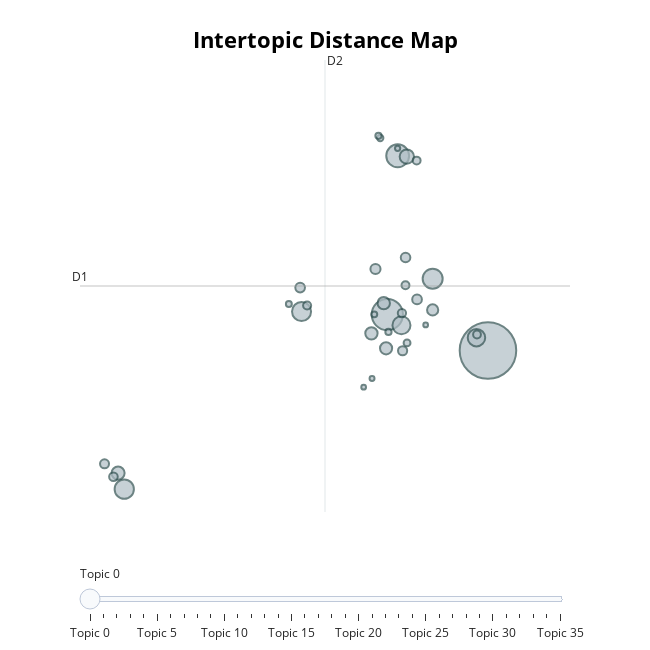

Notebook code cell kept with this figure:
### Code cell
bert_topic_model2.visualize_topics()

### Figure 1 — Plotly figure (JSON) as saved in the notebook; plotly's stock layout.template omitted (floating-point values rounded to 4 significant figures)
{"data": [{"customdata": [[0, "ai | new | news | data | us", 7324], [1, "market | ai | data | intelligence | global", 2235], [2, "health | ai | clinical | care | medical", 1193], [3, "rawpixel | jpeg | px 300 | px | 300", 913], [4, "price | share price | share | stock | ai", 849], [5, "gpt | chat | chat gpt | ai | microsoft", 832], [6, "ai | intelligence | security | artificial | artificial intelligence", 745], [7, "nvidia | ai | edge | amd | us", 700], [8, "ai | image | video | images | art", 471], [9, "india | ai | news | dh | indian", 390], [10, "students | ai | education | gpt | learning", 351], [11, "china | ai | chinese | baidu | us", 347], [12, "energy | ai | data | water | power", 337], [13, "legal | ai | law | court | open", 286], [14, "insurance | quotes | ai | drivers | driving", 234], [15, "sports | nfl | home | ai | game", 215], [16, "altman | open ai | open | sam | ai", 214], [17, "musk | elon | elon musk | ai | open", 211], [18, "music | ai | song | beatles | new", 193], [19, "best | samsung | lg | galaxy | ai", 185], [20, "air | radio | air playing | playing | npr", 169], [21, "gold | sie | ai | 100 | company", 158], [22, "uae | saudi | press | dubai | global", 149], [23, "eu | ai | act | european | ai act", 145], [24, "salary | data | data scientist | scientist | compensation", 142], [25, "apple | iphone | ai | os | new", 139], [26, "retail | ai | shopping | retailers | ecommerce", 108], [27, "food | ai | beer | restaurant | kitchen", 93], [28, "actors | ai | strike | sag | aftra", 89], [29, "philanthropic | foundation | community | republic | communities", 89], [30, "traded | btc | dollar | dollar trades | trades", 81], [31, "game | games | gaming | ai | np cs", 81], [32, "ai | sydney morning | sydney | morning | party ad", 63], [33, "bahamas | art | bahamas ai | bahamas ai art | ai art", 56], [34, "church | gloo | pope | sermon | ai", 51], [35, "california | bill | ai | state | newsom", 51]], "hovertemplate": "<b>Topic %{customdata[0]}</b><br>%{customdata[1]}<br>Size: %{customdata[2]}", "legendgroup": "", "marker": {"color": "#B0BEC5", "line": {"color": "DarkSlateGrey", "width": 2}, "size": [7324, 2235, 1193, 913, 849, 832, 745, 700, 471, 390, 351, 347, 337, 286, 234, 215, 214, 211, 193, 185, 169, 158, 149, 145, 142, 139, 108, 93, 89, 89, 81, 81, 63, 56, 51, 51], "sizemode": "area", "sizeref": 4.577, "symbol": "circle"}, "mode": "markers", "name": "", "orientation": "v", "showlegend": false, "type": "scatter", "x": [15.46, 12.62, 12.91, 13.9, 5.181, 10.19, 13.02, 15.14, 13.17, 5.006, 12.52, 12.17, 12.58, 13.9, 12.28, 13.46, 10.15, 13.13, 13.05, 4.623, 4.875, 13.03, 10.35, 13.13, 13.45, 15.15, 13.18, 12.42, 12.65, 12.37, 12.25, 9.834, 12.91, 12.19, 11.95, 13.7], "xaxis": "x", "y": [7.127, 8.006, 11.89, 8.883, 3.732, 8.08, 7.745, 7.441, 11.87, 4.125, 8.285, 7.547, 7.18, 8.119, 9.122, 8.377, 8.666, 9.403, 7.12, 4.352, 4.037, 8.042, 8.226, 8.723, 11.78, 7.518, 7.311, 12.33, 7.581, 12.38, 8.011, 8.263, 12.08, 6.44, 6.227, 7.751], "yaxis": "y"}], "layout": {"annotations": [{"showarrow": false, "text": "D1", "x": 3.93, "y": 8.705, "yshift": 10}, {"showarrow": false, "text": "D2", "x": 10.86, "xshift": 10, "y": 14.24}], "height": 650, "hoverlabel": {"bgcolor": "white", "font": {"family": "Rockwell", "size": 16}}, "legend": {"itemsizing": "constant", "tracegroupgap": 0}, "margin": {"t": 60}, "shapes": [{"line": {"color": "#CFD8DC", "width": 2}, "type": "line", "x0": 10.86, "x1": 10.86, "y0": 3.172, "y1": 14.24}, {"line": {"color": "#9E9E9E", "width": 2}, "type": "line", "x0": 3.93, "x1": 17.78, "y0": 8.705, "y1": 8.705}], "sliders": [{"active": 0, "pad": {"t": 50}, "steps": [{"args": [{"marker.color": [["red", "#B0BEC5", "#B0BEC5", "#B0BEC5", "#B0BEC5", "#B0BEC5", "#B0BEC5", "#B0BEC5", "#B0BEC5", "#B0BEC5", "#B0BEC5", "#B0BEC5", "#B0BEC5", "#B0BEC5", "#B0BEC5", "#B0BEC5", "#B0BEC5", "#B0BEC5", "#B0BEC5", "#B0BEC5", "#B0BEC5", "#B0BEC5", "#B0BEC5", "#B0BEC5", "#B0BEC5", "#B0BEC5", "#B0BEC5", "#B0BEC5", "#B0BEC5", "#B0BEC5", "#B0BEC5", "#B0BEC5", "#B0BEC5", "#B0BEC5", "#B0BEC5", "#B0BEC5"]]}], "label": "Topic 0", "method": "update"}, {"args": [{"marker.color": [["#B0BEC5", "red", "#B0BEC5", "#B0BEC5", "#B0BEC5", "#B0BEC5", "#B0BEC5", "#B0BEC5", "#B0BEC5", "#B0BEC5", "#B0BEC5", "#B0BEC5", "#B0BEC5", "#B0BEC5", "#B0BEC5", "#B0BEC5", "#B0BEC5", "#B0BEC5", "#B0BEC5", "#B0BEC5", "#B0BEC5", "#B0BEC5", "#B0BEC5", "#B0BEC5", "#B0BEC5", "#B0BEC5", "#B0BEC5", "#B0BEC5", "#B0BEC5", "#B0BEC5", "#B0BEC5", "#B0BEC5", "#B0BEC5", "#B0BEC5", "#B0BEC5", "#B0BEC5"]]}], "label": "Topic 1", "method": "update"}, {"args": [{"marker.color": [["#B0BEC5", "#B0BEC5", "red", "#B0BEC5", "#B0BEC5", "#B0BEC5", "#B0BEC5", "#B0BEC5", "#B0BEC5", "#B0BEC5", "#B0BEC5", "#B0BEC5", "#B0BEC5", "#B0BEC5", "#B0BEC5", "#B0BEC5", "#B0BEC5", "#B0BEC5", "#B0BEC5", "#B0BEC5", "#B0BEC5", "#B0BEC5", "#B0BEC5", "#B0BEC5", "#B0BEC5", "#B0BEC5", "#B0BEC5", "#B0BEC5", "#B0BEC5", "#B0BEC5", "#B0BEC5", "#B0BEC5", "#B0BEC5", "#B0BEC5", "#B0BEC5", "#B0BEC5"]]}], "label": "Topic 2", "method": "update"}, {"args": [{"marker.color": [["#B0BEC5", "#B0BEC5", "#B0BEC5", "red", "#B0BEC5", "#B0BEC5", "#B0BEC5", "#B0BEC5", "#B0BEC5", "#B0BEC5", "#B0BEC5", "#B0BEC5", "#B0BEC5", "#B0BEC5", "#B0BEC5", "#B0BEC5", "#B0BEC5", "#B0BEC5", "#B0BEC5", "#B0BEC5", "#B0BEC5", "#B0BEC5", "#B0BEC5", "#B0BEC5", "#B0BEC5", "#B0BEC5", "#B0BEC5", "#B0BEC5", "#B0BEC5", "#B0BEC5", "#B0BEC5", "#B0BEC5", "#B0BEC5", "#B0BEC5", "#B0BEC5", "#B0BEC5"]]}], "label": "Topic 3", "method": "update"}, {"args": [{"marker.color": [["#B0BEC5", "#B0BEC5", "#B0BEC5", "#B0BEC5", "red", "#B0BEC5", "#B0BEC5", "#B0BEC5", "#B0BEC5", "#B0BEC5", "#B0BEC5", "#B0BEC5", "#B0BEC5", "#B0BEC5", "#B0BEC5", "#B0BEC5", "#B0BEC5", "#B0BEC5", "#B0BEC5", "#B0BEC5", "#B0BEC5", "#B0BEC5", "#B0BEC5", "#B0BEC5", "#B0BEC5", "#B0BEC5", "#B0BEC5", "#B0BEC5", "#B0BEC5", "#B0BEC5", "#B0BEC5", "#B0BEC5", "#B0BEC5", "#B0BEC5", "#B0BEC5", "#B0BEC5"]]}], "label": "Topic 4", "method": "update"}, {"args": [{"marker.color": [["#B0BEC5", "#B0BEC5", "#B0BEC5", "#B0BEC5", "#B0BEC5", "red", "#B0BEC5", "#B0BEC5", "#B0BEC5", "#B0BEC5", "#B0BEC5", "#B0BEC5", "#B0BEC5", "#B0BEC5", "#B0BEC5", "#B0BEC5", "#B0BEC5", "#B0BEC5", "#B0BEC5", "#B0BEC5", "#B0BEC5", "#B0BEC5", "#B0BEC5", "#B0BEC5", "#B0BEC5", "#B0BEC5", "#B0BEC5", "#B0BEC5", "#B0BEC5", "#B0BEC5", "#B0BEC5", "#B0BEC5", "#B0BEC5", "#B0BEC5", "#B0BEC5", "#B0BEC5"]]}], "label": "Topic 5", "method": "update"}, {"args": [{"marker.color": [["#B0BEC5", "#B0BEC5", "#B0BEC5", "#B0BEC5", "#B0BEC5", "#B0BEC5", "red", "#B0BEC5", "#B0BEC5", "#B0BEC5", "#B0BEC5", "#B0BEC5", "#B0BEC5", "#B0BEC5", "#B0BEC5", "#B0BEC5", "#B0BEC5", "#B0BEC5", "#B0BEC5", "#B0BEC5", "#B0BEC5", "#B0BEC5", "#B0BEC5", "#B0BEC5", "#B0BEC5", "#B0BEC5", "#B0BEC5", "#B0BEC5", "#B0BEC5", "#B0BEC5", "#B0BEC5", "#B0BEC5", "#B0BEC5", "#B0BEC5", "#B0BEC5", "#B0BEC5"]]}], "label": "Topic 6", "method": "update"}, {"args": [{"marker.color": [["#B0BEC5", "#B0BEC5", "#B0BEC5", "#B0BEC5", "#B0BEC5", "#B0BEC5", "#B0BEC5", "red", "#B0BEC5", "#B0BEC5", "#B0BEC5", "#B0BEC5", "#B0BEC5", "#B0BEC5", "#B0BEC5", "#B0BEC5", "#B0BEC5", "#B0BEC5", "#B0BEC5", "#B0BEC5", "#B0BEC5", "#B0BEC5", "#B0BEC5", "#B0BEC5", "#B0BEC5", "#B0BEC5", "#B0BEC5", "#B0BEC5", "#B0BEC5", "#B0BEC5", "#B0BEC5", "#B0BEC5", "#B0BEC5", "#B0BEC5", "#B0BEC5", "#B0BEC5"]]}], "label": "Topic 7", "method": "update"}, {"args": [{"marker.color": [["#B0BEC5", "#B0BEC5", "#B0BEC5", "#B0BEC5", "#B0BEC5", "#B0BEC5", "#B0BEC5", "#B0BEC5", "red", "#B0BEC5", "#B0BEC5", "#B0BEC5", "#B0BEC5", "#B0BEC5", "#B0BEC5", "#B0BEC5", "#B0BEC5", "#B0BEC5", "#B0BEC5", "#B0BEC5", "#B0BEC5", "#B0BEC5", "#B0BEC5", "#B0BEC5", "#B0BEC5", "#B0BEC5", "#B0BEC5", "#B0BEC5", "#B0BEC5", "#B0BEC5", "#B0BEC5", "#B0BEC5", "#B0BEC5", "#B0BEC5", "#B0BEC5", "#B0BEC5"]]}], "label": "Topic 8", "method": "update"}, {"args": [{"marker.color": [["#B0BEC5", "#B0BEC5", "#B0BEC5", "#B0BEC5", "#B0BEC5", "#B0BEC5", "#B0BEC5", "#B0BEC5", "#B0BEC5", "red", "#B0BEC5", "#B0BEC5", "#B0BEC5", "#B0BEC5", "#B0BEC5", "#B0BEC5", "#B0BEC5", "#B0BEC5", "#B0BEC5", "#B0BEC5", "#B0BEC5", "#B0BEC5", "#B0BEC5", "#B0BEC5", "#B0BEC5", "#B0BEC5", "#B0BEC5", "#B0BEC5", "#B0BEC5", "#B0BEC5", "#B0BEC5", "#B0BEC5", "#B0BEC5", "#B0BEC5", "#B0BEC5", "#B0BEC5"]]}], "label": "Topic 9", "method": "update"}, {"args": [{"marker.color": [["#B0BEC5", "#B0BEC5", "#B0BEC5", "#B0BEC5", "#B0BEC5", "#B0BEC5", "#B0BEC5", "#B0BEC5", "#B0BEC5", "#B0BEC5", "red", "#B0BEC5", "#B0BEC5", "#B0BEC5", "#B0BEC5", "#B0BEC5", "#B0BEC5", "#B0BEC5", "#B0BEC5", "#B0BEC5", "#B0BEC5", "#B0BEC5", "#B0BEC5", "#B0BEC5", "#B0BEC5", "#B0BEC5", "#B0BEC5", "#B0BEC5", "#B0BEC5", "#B0BEC5", "#B0BEC5", "#B0BEC5", "#B0BEC5", "#B0BEC5", "#B0BEC5", "#B0BEC5"]]}], "label": "Topic 10", "method": "update"}, {"args": [{"marker.color": [["#B0BEC5", "#B0BEC5", "#B0BEC5", "#B0BEC5", "#B0BEC5", "#B0BEC5", "#B0BEC5", "#B0BEC5", "#B0BEC5", "#B0BEC5", "#B0BEC5", "red", "#B0BEC5", "#B0BEC5", "#B0BEC5", "#B0BEC5", "#B0BEC5", "#B0BEC5", "#B0BEC5", "#B0BEC5", "#B0BEC5", "#B0BEC5", "#B0BEC5", "#B0BEC5", "#B0BEC5", "#B0BEC5", "#B0BEC5", "#B0BEC5", "#B0BEC5", "#B0BEC5", "#B0BEC5", "#B0BEC5", "#B0BEC5", "#B0BEC5", "#B0BEC5", "#B0BEC5"]]}], "label": "Topic 11", "method": "update"}, {"args": [{"marker.color": [["#B0BEC5", "#B0BEC5", "#B0BEC5", "#B0BEC5", "#B0BEC5", "#B0BEC5", "#B0BEC5", "#B0BEC5", "#B0BEC5", "#B0BEC5", "#B0BEC5", "#B0BEC5", "red", "#B0BEC5", "#B0BEC5", "#B0BEC5", "#B0BEC5", "#B0BEC5", "#B0BEC5", "#B0BEC5", "#B0BEC5", "#B0BEC5", "#B0BEC5", "#B0BEC5", "#B0BEC5", "#B0BEC5", "#B0BEC5", "#B0BEC5", "#B0BEC5", "#B0BEC5", "#B0BEC5", "#B0BEC5", "#B0BEC5", "#B0BEC5", "#B0BEC5", "#B0BEC5"]]}], "label": "Topic 12", "method": "update"}, {"args": [{"marker.color": [["#B0BEC5", "#B0BEC5", "#B0BEC5", "#B0BEC5", "#B0BEC5", "#B0BEC5", "#B0BEC5", "#B0BEC5", "#B0BEC5", "#B0BEC5", "#B0BEC5", "#B0BEC5", "#B0BEC5", "red", "#B0BEC5", "#B0BEC5", "#B0BEC5", "#B0BEC5", "#B0BEC5", "#B0BEC5", "#B0BEC5", "#B0BEC5", "#B0BEC5", "#B0BEC5", "#B0BEC5", "#B0BEC5", "#B0BEC5", "#B0BEC5", "#B0BEC5", "#B0BEC5", "#B0BEC5", "#B0BEC5", "#B0BEC5", "#B0BEC5", "#B0BEC5", "#B0BEC5"]]}], "label": "Topic 13", "method": "update"}, {"args": [{"marker.color": [["#B0BEC5", "#B0BEC5", "#B0BEC5", "#B0BEC5", "#B0BEC5", "#B0BEC5", "#B0BEC5", "#B0BEC5", "#B0BEC5", "#B0BEC5", "#B0BEC5", "#B0BEC5", "#B0BEC5", "#B0BEC5", "red", "#B0BEC5", "#B0BEC5", "#B0BEC5", "#B0BEC5", "#B0BEC5", "#B0BEC5", "#B0BEC5", "#B0BEC5", "#B0BEC5", "#B0BEC5", "#B0BEC5", "#B0BEC5", "#B0BEC5", "#B0BEC5", "#B0BEC5", "#B0BEC5", "#B0BEC5", "#B0BEC5", "#B0BEC5", "#B0BEC5", "#B0BEC5"]]}], "label": "Topic 14", "method": "update"}, {"args": [{"marker.color": [["#B0BEC5", "#B0BEC5", "#B0BEC5", "#B0BEC5", "#B0BEC5", "#B0BEC5", "#B0BEC5", "#B0BEC5", "#B0BEC5", "#B0BEC5", "#B0BEC5", "#B0BEC5", "#B0BEC5", "#B0BEC5", "#B0BEC5", "red", "#B0BEC5", "#B0BEC5", "#B0BEC5", "#B0BEC5", "#B0BEC5", "#B0BEC5", "#B0BEC5", "#B0BEC5", "#B0BEC5", "#B0BEC5", "#B0BEC5", "#B0BEC5", "#B0BEC5", "#B0BEC5", "#B0BEC5", "#B0BEC5", "#B0BEC5", "#B0BEC5", "#B0BEC5", "#B0BEC5"]]}], "label": "Topic 15", "method": "update"}, {"args": [{"marker.color": [["#B0BEC5", "#B0BEC5", "#B0BEC5", "#B0BEC5", "#B0BEC5", "#B0BEC5", "#B0BEC5", "#B0BEC5", "#B0BEC5", "#B0BEC5", "#B0BEC5", "#B0BEC5", "#B0BEC5", "#B0BEC5", "#B0BEC5", "#B0BEC5", "red", "#B0BEC5", "#B0BEC5", "#B0BEC5", "#B0BEC5", "#B0BEC5", "#B0BEC5", "#B0BEC5", "#B0BEC5", "#B0BEC5", "#B0BEC5", "#B0BEC5", "#B0BEC5", "#B0BEC5", "#B0BEC5", "#B0BEC5", "#B0BEC5", "#B0BEC5", "#B0BEC5", "#B0BEC5"]]}], "label": "Topic 16", "method": "update"}, {"args": [{"marker.color": [["#B0BEC5", "#B0BEC5", "#B0BEC5", "#B0BEC5", "#B0BEC5", "#B0BEC5", "#B0BEC5", "#B0BEC5", "#B0BEC5", "#B0BEC5", "#B0BEC5", "#B0BEC5", "#B0BEC5", "#B0BEC5", "#B0BEC5", "#B0BEC5", "#B0BEC5", "red", "#B0BEC5", "#B0BEC5", "#B0BEC5", "#B0BEC5", "#B0BEC5", "#B0BEC5", "#B0BEC5", "#B0BEC5", "#B0BEC5", "#B0BEC5", "#B0BEC5", "#B0BEC5", "#B0BEC5", "#B0BEC5", "#B0BEC5", "#B0BEC5", "#B0BEC5", "#B0BEC5"]]}], "label": "Topic 17", "method": "update"}, {"args": [{"marker.color": [["#B0BEC5", "#B0BEC5", "#B0BEC5", "#B0BEC5", "#B0BEC5", "#B0BEC5", "#B0BEC5", "#B0BEC5", "#B0BEC5", "#B0BEC5", "#B0BEC5", "#B0BEC5", "#B0BEC5", "#B0BEC5", "#B0BEC5", "#B0BEC5", "#B0BEC5", "#B0BEC5", "red", "#B0BEC5", "#B0BEC5", "#B0BEC5", "#B0BEC5", "#B0BEC5", "#B0BEC5", "#B0BEC5", "#B0BEC5", "#B0BEC5", "#B0BEC5", "#B0BEC5", "#B0BEC5", "#B0BEC5", "#B0BEC5", "#B0BEC5", "#B0BEC5", "#B0BEC5"]]}], "label": "Topic 18", "method": "update"}, {"args": [{"marker.color": [["#B0BEC5", "#B0BEC5", "#B0BEC5", "#B0BEC5", "#B0BEC5", "#B0BEC5", "#B0BEC5", "#B0BEC5", "#B0BEC5", "#B0BEC5", "#B0BEC5", "#B0BEC5", "#B0BEC5", "#B0BEC5", "#B0BEC5", "#B0BEC5", "#B0BEC5", "#B0BEC5", "#B0BEC5", "red", "#B0BEC5", "#B0BEC5", "#B0BEC5", "#B0BEC5", "#B0BEC5", "#B0BEC5", "#B0BEC5", "#B0BEC5", "#B0BEC5", "#B0BEC5", "#B0BEC5", "#B0BEC5", "#B0BEC5", "#B0BEC5", "#B0BEC5", "#B0BEC5"]]}], "label": "Topic 19", "method": "update"}, {"args": [{"marker.color": [["#B0BEC5", "#B0BEC5", "#B0BEC5", "#B0BEC5", "#B0BEC5", "#B0BEC5", "#B0BEC5", "#B0BEC5", "#B0BEC5", "#B0BEC5", "#B0BEC5", "#B0BEC5", "#B0BEC5", "#B0BEC5", "#B0BEC5", "#B0BEC5", "#B0BEC5", "#B0BEC5", "#B0BEC5", "#B0BEC5", "red", "#B0BEC5", "#B0BEC5", "#B0BEC5", "#B0BEC5", "#B0BEC5", "#B0BEC5", "#B0BEC5", "#B0BEC5", "#B0BEC5", "#B0BEC5", "#B0BEC5", "#B0BEC5", "#B0BEC5", "#B0BEC5", "#B0BEC5"]]}], "label": "Topic 20", "method": "update"}, {"args": [{"marker.color": [["#B0BEC5", "#B0BEC5", "#B0BEC5", "#B0BEC5", "#B0BEC5", "#B0BEC5", "#B0BEC5", "#B0BEC5", "#B0BEC5", "#B0BEC5", "#B0BEC5", "#B0BEC5", "#B0BEC5", "#B0BEC5", "#B0BEC5", "#B0BEC5", "#B0BEC5", "#B0BEC5", "#B0BEC5", "#B0BEC5", "#B0BEC5", "red", "#B0BEC5", "#B0BEC5", "#B0BEC5", "#B0BEC5", "#B0BEC5", "#B0BEC5", "#B0BEC5", "#B0BEC5", "#B0BEC5", "#B0BEC5", "#B0BEC5", "#B0BEC5", "#B0BEC5", "#B0BEC5"]]}], "label": "Topic 21", "method": "update"}, {"args": [{"marker.color": [["#B0BEC5", "#B0BEC5", "#B0BEC5", "#B0BEC5", "#B0BEC5", "#B0BEC5", "#B0BEC5", "#B0BEC5", "#B0BEC5", "#B0BEC5", "#B0BEC5", "#B0BEC5", "#B0BEC5", "#B0BEC5", "#B0BEC5", "#B0BEC5", "#B0BEC5", "#B0BEC5", "#B0BEC5", "#B0BEC5", "#B0BEC5", "#B0BEC5", "red", "#B0BEC5", "#B0BEC5", "#B0BEC5", "#B0BEC5", "#B0BEC5", "#B0BEC5", "#B0BEC5", "#B0BEC5", "#B0BEC5", "#B0BEC5", "#B0BEC5", "#B0BEC5", "#B0BEC5"]]}], "label": "Topic 22", "method": "update"}, {"args": [{"marker.color": [["#B0BEC5", "#B0BEC5", "#B0BEC5", "#B0BEC5", "#B0BEC5", "#B0BEC5", "#B0BEC5", "#B0BEC5", "#B0BEC5", "#B0BEC5", "#B0BEC5", "#B0BEC5", "#B0BEC5", "#B0BEC5", "#B0BEC5", "#B0BEC5", "#B0BEC5", "#B0BEC5", "#B0BEC5", "#B0BEC5", "#B0BEC5", "#B0BEC5", "#B0BEC5", "red", "#B0BEC5", "#B0BEC5", "#B0BEC5", "#B0BEC5", "#B0BEC5", "#B0BEC5", "#B0BEC5", "#B0BEC5", "#B0BEC5", "#B0BEC5", "#B0BEC5", "#B0BEC5"]]}], "label": "Topic 23", "method": "update"}, {"args": [{"marker.color": [["#B0BEC5", "#B0BEC5", "#B0BEC5", "#B0BEC5", "#B0BEC5", "#B0BEC5", "#B0BEC5", "#B0BEC5", "#B0BEC5", "#B0BEC5", "#B0BEC5", "#B0BEC5", "#B0BEC5", "#B0BEC5", "#B0BEC5", "#B0BEC5", "#B0BEC5", "#B0BEC5", "#B0BEC5", "#B0BEC5", "#B0BEC5", "#B0BEC5", "#B0BEC5", "#B0BEC5", "red", "#B0BEC5", "#B0BEC5", "#B0BEC5", "#B0BEC5", "#B0BEC5", "#B0BEC5", "#B0BEC5", "#B0BEC5", "#B0BEC5", "#B0BEC5", "#B0BEC5"]]}], "label": "Topic 24", "method": "update"}, {"args": [{"marker.color": [["#B0BEC5", "#B0BEC5", "#B0BEC5", "#B0BEC5", "#B0BEC5", "#B0BEC5", "#B0BEC5", "#B0BEC5", "#B0BEC5", "#B0BEC5", "#B0BEC5", "#B0BEC5", "#B0BEC5", "#B0BEC5", "#B0BEC5", "#B0BEC5", "#B0BEC5", "#B0BEC5", "#B0BEC5", "#B0BEC5", "#B0BEC5", "#B0BEC5", "#B0BEC5", "#B0BEC5", "#B0BEC5", "red", "#B0BEC5", "#B0BEC5", "#B0BEC5", "#B0BEC5", "#B0BEC5", "#B0BEC5", "#B0BEC5", "#B0BEC5", "#B0BEC5", "#B0BEC5"]]}], "label": "Topic 25", "method": "update"}, {"args": [{"marker.color": [["#B0BEC5", "#B0BEC5", "#B0BEC5", "#B0BEC5", "#B0BEC5", "#B0BEC5", "#B0BEC5", "#B0BEC5", "#B0BEC5", "#B0BEC5", "#B0BEC5", "#B0BEC5", "#B0BEC5", "#B0BEC5", "#B0BEC5", "#B0BEC5", "#B0BEC5", "#B0BEC5", "#B0BEC5", "#B0BEC5", "#B0BEC5", "#B0BEC5", "#B0BEC5", "#B0BEC5", "#B0BEC5", "#B0BEC5", "red", "#B0BEC5", "#B0BEC5", "#B0BEC5", "#B0BEC5", "#B0BEC5", "#B0BEC5", "#B0BEC5", "#B0BEC5", "#B0BEC5"]]}], "label": "Topic 26", "method": "update"}, {"args": [{"marker.color": [["#B0BEC5", "#B0BEC5", "#B0BEC5", "#B0BEC5", "#B0BEC5", "#B0BEC5", "#B0BEC5", "#B0BEC5", "#B0BEC5", "#B0BEC5", "#B0BEC5", "#B0BEC5", "#B0BEC5", "#B0BEC5", "#B0BEC5", "#B0BEC5", "#B0BEC5", "#B0BEC5", "#B0BEC5", "#B0BEC5", "#B0BEC5", "#B0BEC5", "#B0BEC5", "#B0BEC5", "#B0BEC5", "#B0BEC5", "#B0BEC5", "red", "#B0BEC5", "#B0BEC5", "#B0BEC5", "#B0BEC5", "#B0BEC5", "#B0BEC5", "#B0BEC5", "#B0BEC5"]]}], "label": "Topic 27", "method": "update"}, {"args": [{"marker.color": [["#B0BEC5", "#B0BEC5", "#B0BEC5", "#B0BEC5", "#B0BEC5", "#B0BEC5", "#B0BEC5", "#B0BEC5", "#B0BEC5", "#B0BEC5", "#B0BEC5", "#B0BEC5", "#B0BEC5", "#B0BEC5", "#B0BEC5", "#B0BEC5", "#B0BEC5", "#B0BEC5", "#B0BEC5", "#B0BEC5", "#B0BEC5", "#B0BEC5", "#B0BEC5", "#B0BEC5", "#B0BEC5", "#B0BEC5", "#B0BEC5", "#B0BEC5", "red", "#B0BEC5", "#B0BEC5", "#B0BEC5", "#B0BEC5", "#B0BEC5", "#B0BEC5", "#B0BEC5"]]}], "label": "Topic 28", "method": "update"}, {"args": [{"marker.color": [["#B0BEC5", "#B0BEC5", "#B0BEC5", "#B0BEC5", "#B0BEC5", "#B0BEC5", "#B0BEC5", "#B0BEC5", "#B0BEC5", "#B0BEC5", "#B0BEC5", "#B0BEC5", "#B0BEC5", "#B0BEC5", "#B0BEC5", "#B0BEC5", "#B0BEC5", "#B0BEC5", "#B0BEC5", "#B0BEC5", "#B0BEC5", "#B0BEC5", "#B0BEC5", "#B0BEC5", "#B0BEC5", "#B0BEC5", "#B0BEC5", "#B0BEC5", "#B0BEC5", "red", "#B0BEC5", "#B0BEC5", "#B0BEC5", "#B0BEC5", "#B0BEC5", "#B0BEC5"]]}], "label": "Topic 29", "method": "update"}, {"args": [{"marker.color": [["#B0BEC5", "#B0BEC5", "#B0BEC5", "#B0BEC5", "#B0BEC5", "#B0BEC5", "#B0BEC5", "#B0BEC5", "#B0BEC5", "#B0BEC5", "#B0BEC5", "#B0BEC5", "#B0BEC5", "#B0BEC5", "#B0BEC5", "#B0BEC5", "#B0BEC5", "#B0BEC5", "#B0BEC5", "#B0BEC5", "#B0BEC5", "#B0BEC5", "#B0BEC5", "#B0BEC5", "#B0BEC5", "#B0BEC5", "#B0BEC5", "#B0BEC5", "#B0BEC5", "#B0BEC5", "red", "#B0BEC5", "#B0BEC5", "#B0BEC5", "#B0BEC5", "#B0BEC5"]]}], "label": "Topic 30", "method": "update"}, {"args": [{"marker.color": [["#B0BEC5", "#B0BEC5", "#B0BEC5", "#B0BEC5", "#B0BEC5", "#B0BEC5", "#B0BEC5", "#B0BEC5", "#B0BEC5", "#B0BEC5", "#B0BEC5", "#B0BEC5", "#B0BEC5", "#B0BEC5", "#B0BEC5", "#B0BEC5", "#B0BEC5", "#B0BEC5", "#B0BEC5", "#B0BEC5", "#B0BEC5", "#B0BEC5", "#B0BEC5", "#B0BEC5", "#B0BEC5", "#B0BEC5", "#B0BEC5", "#B0BEC5", "#B0BEC5", "#B0BEC5", "#B0BEC5", "red", "#B0BEC5", "#B0BEC5", "#B0BEC5", "#B0BEC5"]]}], "label": "Topic 31", "method": "update"}, {"args": [{"marker.color": [["#B0BEC5", "#B0BEC5", "#B0BEC5", "#B0BEC5", "#B0BEC5", "#B0BEC5", "#B0BEC5", "#B0BEC5", "#B0BEC5", "#B0BEC5", "#B0BEC5", "#B0BEC5", "#B0BEC5", "#B0BEC5", "#B0BEC5", "#B0BEC5", "#B0BEC5", "#B0BEC5", "#B0BEC5", "#B0BEC5", "#B0BEC5", "#B0BEC5", "#B0BEC5", "#B0BEC5", "#B0BEC5", "#B0BEC5", "#B0BEC5", "#B0BEC5", "#B0BEC5", "#B0BEC5", "#B0BEC5", "#B0BEC5", "red", "#B0BEC5", "#B0BEC5", "#B0BEC5"]]}], "label": "Topic 32", "method": "update"}, {"args": [{"marker.color": [["#B0BEC5", "#B0BEC5", "#B0BEC5", "#B0BEC5", "#B0BEC5", "#B0BEC5", "#B0BEC5", "#B0BEC5", "#B0BEC5", "#B0BEC5", "#B0BEC5", "#B0BEC5", "#B0BEC5", "#B0BEC5", "#B0BEC5", "#B0BEC5", "#B0BEC5", "#B0BEC5", "#B0BEC5", "#B0BEC5", "#B0BEC5", "#B0BEC5", "#B0BEC5", "#B0BEC5", "#B0BEC5", "#B0BEC5", "#B0BEC5", "#B0BEC5", "#B0BEC5", "#B0BEC5", "#B0BEC5", "#B0BEC5", "#B0BEC5", "red", "#B0BEC5", "#B0BEC5"]]}], "label": "Topic 33", "method": "update"}, {"args": [{"marker.color": [["#B0BEC5", "#B0BEC5", "#B0BEC5", "#B0BEC5", "#B0BEC5", "#B0BEC5", "#B0BEC5", "#B0BEC5", "#B0BEC5", "#B0BEC5", "#B0BEC5", "#B0BEC5", "#B0BEC5", "#B0BEC5", "#B0BEC5", "#B0BEC5", "#B0BEC5", "#B0BEC5", "#B0BEC5", "#B0BEC5", "#B0BEC5", "#B0BEC5", "#B0BEC5", "#B0BEC5", "#B0BEC5", "#B0BEC5", "#B0BEC5", "#B0BEC5", "#B0BEC5", "#B0BEC5", "#B0BEC5", "#B0BEC5", "#B0BEC5", "#B0BEC5", "red", "#B0BEC5"]]}], "label": "Topic 34", "method": "update"}, {"args": [{"marker.color": [["#B0BEC5", "#B0BEC5", "#B0BEC5", "#B0BEC5", "#B0BEC5", "#B0BEC5", "#B0BEC5", "#B0BEC5", "#B0BEC5", "#B0BEC5", "#B0BEC5", "#B0BEC5", "#B0BEC5", "#B0BEC5", "#B0BEC5", "#B0BEC5", "#B0BEC5", "#B0BEC5", "#B0BEC5", "#B0BEC5", "#B0BEC5", "#B0BEC5", "#B0BEC5", "#B0BEC5", "#B0BEC5", "#B0BEC5", "#B0BEC5", "#B0BEC5", "#B0BEC5", "#B0BEC5", "#B0BEC5", "#B0BEC5", "#B0BEC5", "#B0BEC5", "#B0BEC5", "red"]]}], "label": "Topic 35", "method": "update"}]}], "title": {"font": {"color": "Black", "size": 22}, "text": "<b>Intertopic Distance Map</b>", "x": 0.5, "xanchor": "center", "y": 0.95, "yanchor": "top"}, "width": 650, "xaxis": {"anchor": "y", "domain": [0, 1], "range": [3.93, 17.78], "title": {"text": ""}, "visible": false}, "yaxis": {"anchor": "x", "domain": [0, 1], "range": [3.172, 14.24], "title": {"text": ""}, "visible": false}}}
